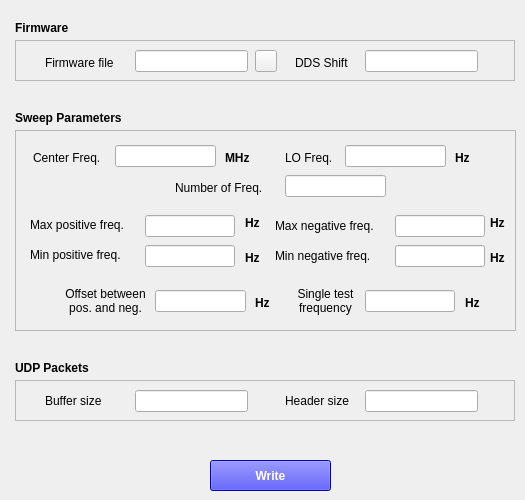
    <widget class="QWidget" name="gralTab">
     <attribute name="title">
      <string>General</string>
     </attribute>
     <widget class="QFrame" name="frame">
      <property name="geometry">
       <rect>
        <x>15</x>
        <y>40</y>
        <width>500</width>
        <height>41</height>
       </rect>
      </property>
      <property name="frameShape">
       <enum>QFrame::StyledPanel</enum>
      </property>
      <property name="frameShadow">
       <enum>QFrame::Raised</enum>
      </property>
      <widget class="QLineEdit" name="ddsEdit">
       <property name="geometry">
        <rect>
         <x>350</x>
         <y>10</y>
         <width>113</width>
         <height>22</height>
        </rect>
       </property>
       <property name="font">
        <font>
         <pointsize>9</pointsize>
        </font>
       </property>
      </widget>
      <widget class="QLabel" name="label">
       <property name="geometry">
        <rect>
         <x>30</x>
         <y>15</y>
         <width>81</width>
         <height>16</height>
        </rect>
       </property>
       <property name="font">
        <font>
         <pointsize>9</pointsize>
        </font>
       </property>
       <property name="text">
        <string>Firmware file</string>
       </property>
      </widget>
      <widget class="QLineEdit" name="firmFileEdit">
       <property name="geometry">
        <rect>
         <x>120</x>
         <y>10</y>
         <width>113</width>
         <height>22</height>
        </rect>
       </property>
       <property name="font">
        <font>
         <pointsize>9</pointsize>
        </font>
       </property>
       <property name="text">
        <string/>
       </property>
      </widget>
      <widget class="QLabel" name="label_2">
       <property name="geometry">
        <rect>
         <x>280</x>
         <y>15</y>
         <width>71</width>
         <height>16</height>
        </rect>
       </property>
       <property name="font">
        <font>
         <pointsize>9</pointsize>
        </font>
       </property>
       <property name="text">
        <string>DDS Shift</string>
       </property>
      </widget>
      <widget class="QPushButton" name="firmBtn">
       <property name="geometry">
        <rect>
         <x>240</x>
         <y>10</y>
         <width>22</width>
         <height>22</height>
        </rect>
       </property>
       <property name="text">
        <string/>
       </property>
       <property name="icon">
        <iconset>
         <normaloff>src/icon/firmware.png</normaloff>src/icon/firmware.png</iconset>
       </property>
      </widget>
     </widget>
     <widget class="QFrame" name="frame_2">
      <property name="geometry">
       <rect>
        <x>15</x>
        <y>130</y>
        <width>501</width>
        <height>201</height>
       </rect>
      </property>
      <property name="frameShape">
       <enum>QFrame::StyledPanel</enum>
      </property>
      <property name="frameShadow">
       <enum>QFrame::Raised</enum>
      </property>
      <widget class="QLineEdit" name="centFreqEdit">
       <property name="geometry">
        <rect>
         <x>100</x>
         <y>15</y>
         <width>101</width>
         <height>22</height>
        </rect>
       </property>
       <property name="font">
        <font>
         <pointsize>9</pointsize>
        </font>
       </property>
      </widget>
      <widget class="QLabel" name="label_10">
       <property name="geometry">
        <rect>
         <x>260</x>
         <y>85</y>
         <width>111</width>
         <height>21</height>
        </rect>
       </property>
       <property name="font">
        <font>
         <pointsize>9</pointsize>
        </font>
       </property>
       <property name="text">
        <string>Max negative freq.</string>
       </property>
      </widget>
      <widget class="QLabel" name="label_3">
       <property name="geometry">
        <rect>
         <x>18</x>
         <y>20</y>
         <width>81</width>
         <height>16</height>
        </rect>
       </property>
       <property name="font">
        <font>
         <pointsize>9</pointsize>
        </font>
       </property>
       <property name="text">
        <string>Center Freq.</string>
       </property>
      </widget>
      <widget class="QLineEdit" name="nFreqEdit">
       <property name="geometry">
        <rect>
         <x>270</x>
         <y>45</y>
         <width>101</width>
         <height>22</height>
        </rect>
       </property>
       <property name="font">
        <font>
         <pointsize>9</pointsize>
        </font>
       </property>
      </widget>
      <widget class="QLabel" name="label_5">
       <property name="geometry">
        <rect>
         <x>160</x>
         <y>50</y>
         <width>101</width>
         <height>16</height>
        </rect>
       </property>
       <property name="font">
        <font>
         <pointsize>9</pointsize>
        </font>
       </property>
       <property name="text">
        <string>Number of Freq.</string>
       </property>
      </widget>
      <widget class="QLabel" name="label_9">
       <property name="geometry">
        <rect>
         <x>15</x>
         <y>115</y>
         <width>111</width>
         <height>20</height>
        </rect>
       </property>
       <property name="font">
        <font>
         <pointsize>9</pointsize>
        </font>
       </property>
       <property name="text">
        <string>Min positive freq.</string>
       </property>
      </widget>
      <widget class="QLineEdit" name="minPosEdit">
       <property name="geometry">
        <rect>
         <x>130</x>
         <y>115</y>
         <width>90</width>
         <height>22</height>
        </rect>
       </property>
       <property name="font">
        <font>
         <pointsize>9</pointsize>
        </font>
       </property>
      </widget>
      <widget class="QLabel" name="label_11">
       <property name="geometry">
        <rect>
         <x>260</x>
         <y>115</y>
         <width>111</width>
         <height>21</height>
        </rect>
       </property>
       <property name="font">
        <font>
         <pointsize>9</pointsize>
        </font>
       </property>
       <property name="text">
        <string>Min negative freq.</string>
       </property>
      </widget>
      <widget class="QLineEdit" name="minNegEdit">
       <property name="geometry">
        <rect>
         <x>380</x>
         <y>115</y>
         <width>90</width>
         <height>22</height>
        </rect>
       </property>
       <property name="font">
        <font>
         <pointsize>9</pointsize>
        </font>
       </property>
      </widget>
      <widget class="QLabel" name="label_6">
       <property name="geometry">
        <rect>
         <x>210</x>
         <y>20</y>
         <width>31</width>
         <height>16</height>
        </rect>
       </property>
       <property name="font">
        <font>
         <pointsize>9</pointsize>
         <weight>75</weight>
         <bold>true</bold>
        </font>
       </property>
       <property name="text">
        <string>MHz</string>
       </property>
      </widget>
      <widget class="QLineEdit" name="maxNegEdit">
       <property name="geometry">
        <rect>
         <x>380</x>
         <y>85</y>
         <width>90</width>
         <height>22</height>
        </rect>
       </property>
       <property name="font">
        <font>
         <pointsize>9</pointsize>
        </font>
       </property>
      </widget>
      <widget class="QLineEdit" name="loSweepEdit">
       <property name="geometry">
        <rect>
         <x>330</x>
         <y>15</y>
         <width>101</width>
         <height>22</height>
        </rect>
       </property>
       <property name="font">
        <font>
         <pointsize>9</pointsize>
        </font>
       </property>
      </widget>
      <widget class="QLabel" name="label_8">
       <property name="geometry">
        <rect>
         <x>15</x>
         <y>85</y>
         <width>111</width>
         <height>20</height>
        </rect>
       </property>
       <property name="font">
        <font>
         <pointsize>9</pointsize>
        </font>
       </property>
       <property name="text">
        <string>Max positive freq.</string>
       </property>
      </widget>
      <widget class="QLabel" name="label_7">
       <property name="geometry">
        <rect>
         <x>440</x>
         <y>20</y>
         <width>31</width>
         <height>16</height>
        </rect>
       </property>
       <property name="font">
        <font>
         <pointsize>9</pointsize>
         <weight>75</weight>
         <bold>true</bold>
        </font>
       </property>
       <property name="text">
        <string>Hz</string>
       </property>
      </widget>
      <widget class="QLineEdit" name="maxPosEdit">
       <property name="geometry">
        <rect>
         <x>130</x>
         <y>85</y>
         <width>90</width>
         <height>22</height>
        </rect>
       </property>
       <property name="font">
        <font>
         <pointsize>9</pointsize>
        </font>
       </property>
      </widget>
      <widget class="QLabel" name="label_4">
       <property name="geometry">
        <rect>
         <x>270</x>
         <y>20</y>
         <width>61</width>
         <height>16</height>
        </rect>
       </property>
       <property name="font">
        <font>
         <pointsize>9</pointsize>
        </font>
       </property>
       <property name="text">
        <string>LO Freq.</string>
       </property>
      </widget>
      <widget class="QLabel" name="label_12">
       <property name="geometry">
        <rect>
         <x>230</x>
         <y>85</y>
         <width>21</width>
         <height>16</height>
        </rect>
       </property>
       <property name="font">
        <font>
         <pointsize>9</pointsize>
         <weight>75</weight>
         <bold>true</bold>
        </font>
       </property>
       <property name="text">
        <string>Hz</string>
       </property>
      </widget>
      <widget class="QLabel" name="label_13">
       <property name="geometry">
        <rect>
         <x>230</x>
         <y>120</y>
         <width>21</width>
         <height>16</height>
        </rect>
       </property>
       <property name="font">
        <font>
         <pointsize>9</pointsize>
         <weight>75</weight>
         <bold>true</bold>
        </font>
       </property>
       <property name="text">
        <string>Hz</string>
       </property>
      </widget>
      <widget class="QLabel" name="label_14">
       <property name="geometry">
        <rect>
         <x>475</x>
         <y>120</y>
         <width>21</width>
         <height>16</height>
        </rect>
       </property>
       <property name="font">
        <font>
         <pointsize>9</pointsize>
         <weight>75</weight>
         <bold>true</bold>
        </font>
       </property>
       <property name="text">
        <string>Hz</string>
       </property>
      </widget>
      <widget class="QLabel" name="label_15">
       <property name="geometry">
        <rect>
         <x>475</x>
         <y>85</y>
         <width>21</width>
         <height>16</height>
        </rect>
       </property>
       <property name="font">
        <font>
         <pointsize>9</pointsize>
         <weight>75</weight>
         <bold>true</bold>
        </font>
       </property>
       <property name="text">
        <string>Hz</string>
       </property>
      </widget>
      <widget class="QLabel" name="label_16">
       <property name="geometry">
        <rect>
         <x>40</x>
         <y>155</y>
         <width>101</width>
         <height>31</height>
        </rect>
       </property>
       <property name="font">
        <font>
         <pointsize>9</pointsize>
        </font>
       </property>
       <property name="text">
        <string>Offset between pos. and neg.</string>
       </property>
       <property name="alignment">
        <set>Qt::AlignCenter</set>
       </property>
       <property name="wordWrap">
        <bool>true</bool>
       </property>
      </widget>
      <widget class="QLineEdit" name="offsetEdit">
       <property name="geometry">
        <rect>
         <x>140</x>
         <y>160</y>
         <width>91</width>
         <height>22</height>
        </rect>
       </property>
       <property name="font">
        <font>
         <pointsize>9</pointsize>
        </font>
       </property>
      </widget>
      <widget class="QLabel" name="label_17">
       <property name="geometry">
        <rect>
         <x>240</x>
         <y>165</y>
         <width>21</width>
         <height>16</height>
        </rect>
       </property>
       <property name="font">
        <font>
         <pointsize>9</pointsize>
         <weight>75</weight>
         <bold>true</bold>
        </font>
       </property>
       <property name="text">
        <string>Hz</string>
       </property>
      </widget>
      <widget class="QLabel" name="label_18">
       <property name="geometry">
        <rect>
         <x>450</x>
         <y>165</y>
         <width>21</width>
         <height>16</height>
        </rect>
       </property>
       <property name="font">
        <font>
         <pointsize>9</pointsize>
         <weight>75</weight>
         <bold>true</bold>
        </font>
       </property>
       <property name="text">
        <string>Hz</string>
       </property>
      </widget>
      <widget class="QLineEdit" name="testEdit">
       <property name="geometry">
        <rect>
         <x>350</x>
         <y>160</y>
         <width>90</width>
         <height>22</height>
        </rect>
       </property>
       <property name="font">
        <font>
         <pointsize>9</pointsize>
        </font>
       </property>
      </widget>
      <widget class="QLabel" name="label_19">
       <property name="geometry">
        <rect>
         <x>275</x>
         <y>155</y>
         <width>71</width>
         <height>31</height>
        </rect>
       </property>
       <property name="font">
        <font>
         <pointsize>9</pointsize>
        </font>
       </property>
       <property name="text">
        <string>Single test frequency</string>
       </property>
       <property name="alignment">
        <set>Qt::AlignCenter</set>
       </property>
       <property name="wordWrap">
        <bool>true</bool>
       </property>
      </widget>
     </widget>
     <widget class="QFrame" name="frame_3">
      <property name="geometry">
       <rect>
        <x>15</x>
        <y>380</y>
        <width>500</width>
        <height>41</height>
       </rect>
      </property>
      <property name="frameShape">
       <enum>QFrame::StyledPanel</enum>
      </property>
      <property name="frameShadow">
       <enum>QFrame::Raised</enum>
      </property>
      <property name="lineWidth">
       <number>1</number>
      </property>
      <widget class="QLineEdit" name="headerEdit">
       <property name="geometry">
        <rect>
         <x>350</x>
         <y>10</y>
         <width>113</width>
         <height>22</height>
        </rect>
       </property>
       <property name="font">
        <font>
         <pointsize>9</pointsize>
        </font>
       </property>
      </widget>
      <widget class="QLabel" name="label_26">
       <property name="geometry">
        <rect>
         <x>30</x>
         <y>11</y>
         <width>81</width>
         <height>20</height>
        </rect>
       </property>
       <property name="font">
        <font>
         <pointsize>9</pointsize>
        </font>
       </property>
       <property name="text">
        <string>Buffer size</string>
       </property>
      </widget>
      <widget class="QLineEdit" name="bufferEdit">
       <property name="geometry">
        <rect>
         <x>120</x>
         <y>10</y>
         <width>113</width>
         <height>22</height>
        </rect>
       </property>
       <property name="font">
        <font>
         <pointsize>9</pointsize>
        </font>
       </property>
       <property name="text">
        <string/>
       </property>
      </widget>
      <widget class="QLabel" name="label_27">
       <property name="geometry">
        <rect>
         <x>270</x>
         <y>11</y>
         <width>71</width>
         <height>20</height>
        </rect>
       </property>
       <property name="font">
        <font>
         <pointsize>9</pointsize>
        </font>
       </property>
       <property name="text">
        <string>Header size</string>
       </property>
      </widget>
     </widget>
     <widget class="QLabel" name="label_28">
      <property name="geometry">
       <rect>
        <x>15</x>
        <y>20</y>
        <width>81</width>
        <height>16</height>
       </rect>
      </property>
      <property name="font">
       <font>
        <pointsize>9</pointsize>
        <weight>75</weight>
        <bold>true</bold>
       </font>
      </property>
      <property name="text">
       <string>Firmware</string>
      </property>
     </widget>
     <widget class="QLabel" name="label_29">
      <property name="geometry">
       <rect>
        <x>15</x>
        <y>110</y>
        <width>131</width>
        <height>16</height>
       </rect>
      </property>
      <property name="font">
       <font>
        <pointsize>9</pointsize>
        <weight>75</weight>
        <bold>true</bold>
       </font>
      </property>
      <property name="text">
       <string>Sweep Parameters</string>
      </property>
     </widget>
     <widget class="QLabel" name="label_30">
      <property name="geometry">
       <rect>
        <x>15</x>
        <y>360</y>
        <width>131</width>
        <height>16</height>
       </rect>
      </property>
      <property name="font">
       <font>
        <pointsize>9</pointsize>
        <weight>75</weight>
        <bold>true</bold>
       </font>
      </property>
      <property name="text">
       <string>UDP Packets</string>
      </property>
     </widget>
     <widget class="QPushButton" name="gralBtn">
      <property name="geometry">
       <rect>
        <x>210</x>
        <y>460</y>
        <width>121</width>
        <height>31</height>
       </rect>
      </property>
      <property name="font">
       <font>
        <weight>75</weight>
        <bold>true</bold>
       </font>
      </property>
      <property name="styleSheet">
       <string notr="true">color: white;
background-color: blue</string>
      </property>
      <property name="text">
       <string>Write</string>
      </property>
     </widget>
    </widget>
